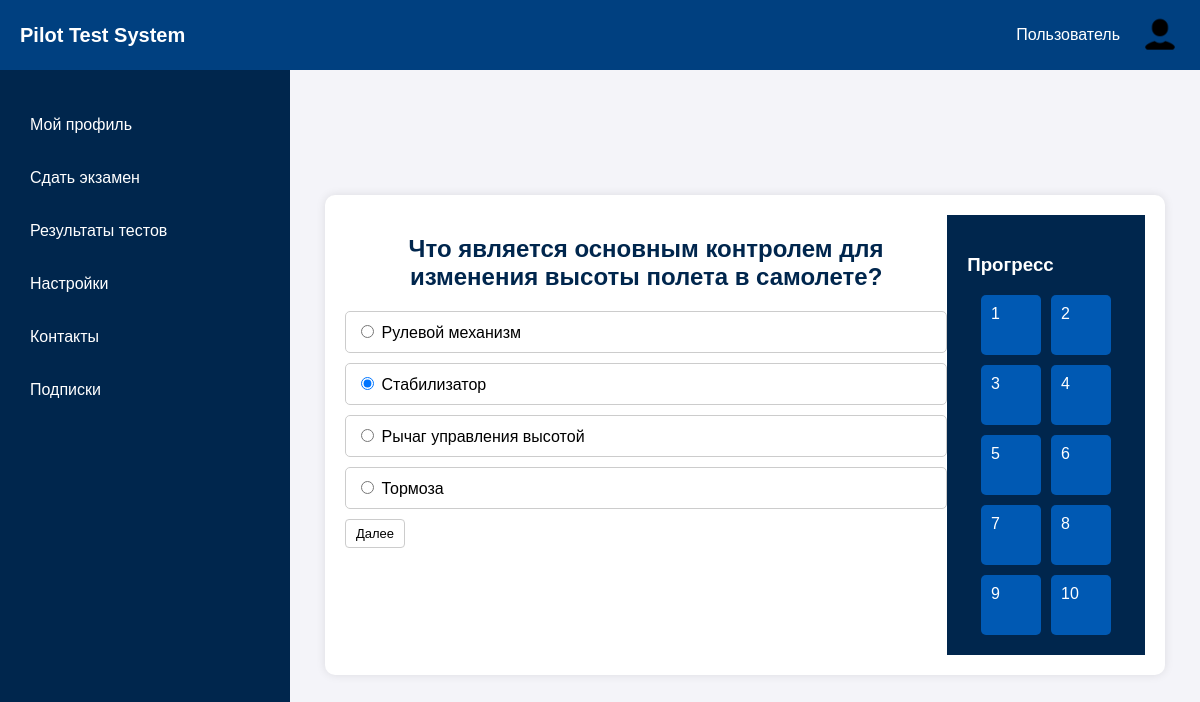
The page /exam/3/ (signed in) on the database its author committed.
### exams/models.py (models this page shows, shortened)
class Question(models.Model):
    exam = models.ForeignKey(Exam, related_name='questions', on_delete=models.CASCADE)
    text = models.TextField()

class UserAnswer(models.Model):
    user = models.ForeignKey(get_user_model(), on_delete=models.CASCADE)
    question = models.ForeignKey(Question, on_delete=models.CASCADE)
    selected_option = models.ForeignKey(Option, null=True, blank=True, on_delete=models.CASCADE)
    short_answer = models.TextField(null=True, blank=True)

class Option(models.Model):
    question = models.ForeignKey(Question, related_name='options', on_delete=models.CASCADE)
    text = models.CharField(max_length=255)
    is_correct = models.BooleanField(default=False)

### exams/views.py (the view, shortened to what this page needs)
# urls.py: path('exam/<int:exam_id>/', exam_detail, name='test_process'),
@login_required
def exam_detail(request, exam_id):
    exam = get_object_or_404(Exam, id=exam_id)
    questions = list(exam.questions.all().order_by('id'))
    question_id = request.GET.get('question_id')
    current_question = get_object_or_404(Question, id=question_id) if question_id else questions[0]
    user_answer = UserAnswer.objects.filter(user=request.user, question=current_question).first()
    return render(request, 'test_process.html', {
        'exam': exam,
        'current_question': current_question,
        'questions': questions,
        'user_answer': user_answer,
    })

### templates/test_process.html (shortened to what this page needs)
{% load static %}
<!DOCTYPE html>
<html lang="ru">
<head>
    <link rel="stylesheet" href="{% static 'main_style.css' %}">
</head>
<body>
    <header class="top-bar">
        <div class="logo">Pilot Test System</div>
        <div class="user-info">
            <span class="user-name">Пользователь</span>
            <img src="imgs/icon_user.png" alt="Фото профиля" class="user-photo">
        </div>
    </header>
    <div class="container">
        <aside class="sidebar">
            <nav>
                <ul>
                    <li><a href="{% url 'profile' %}">Мой профиль</a></li>
                    <li><a href="{% url 'tests' %}">Сдать экзамен</a></li>
                    <li><a href="test_result.html">Результаты тестов</a></li>
                    <li><a href="settings.html">Настройки</a></li>
                    <li><a href="contacts.html">Контакты</a></li>
                    <li><a href="subscriptions.html">Подписки</a></li>
                </ul>
            </nav>
        </aside>
           <main class="main-content">
            <div class="test-container">
                <form method="post" class="question-panel">
                    <h2 id="question-text">{{ current_question.text }}</h2>
                    <div class="options">
                        {% for option in current_question.options.all %}
                        <label>
                            <input type="radio" name="answer_{{ current_question.id }}" value="{{ option.id }}" {% if user_answer and user_answer.selected_option and option.id == user_answer.selected_option.id %} checked {% endif %}>
                            {{ option.text }}
                          </label>
                        {% endfor %}
                    </div>
                    {% with questions|last as last_question %}
                        {% if current_question.id == last_question.id %}
                            <button id="finish-btn" type="submit" name="action" value="finish">Завершить тест</button>
                        {% else %}
                            <button type="submit" name="action" value="next">Далее</button>
                        {% endif %}
                    {% endwith %}
                </form>
                <div class="sidebar">
                    <h3>Прогресс</h3>
                    <div id="question-list" class="question-list">
                        {% for question in questions %}
                        <a href="{% url 'test_process' exam.id %}?question_id={{ question.id }}" class="question-item {% if question.id == current_question.id %}active{% endif %}" data-question-id="{{ question.id }}">
                            {{ forloop.counter }}
                        </a>
                        {% endfor %}
                    </div>
                </div>
            </div>
        </main>
    </div>
</body>
</html>

### static/main_style.css (style rules this page uses)
body { font-family: Arial, sans-serif; margin: 0; padding: 0; background-color: #f4f4f9; display: flex; flex-direction: column; height: 100vh; }
.top-bar { display: flex; justify-content: space-between; align-items: center; background: #004080; color: white; padding: 15px 20px; }
.logo { font-size: 20px; font-weight: bold; }
.user-info { display: flex; align-items: center; }
.user-photo { width: 40px; height: 40px; border-radius: 50%; margin-left: 10px; }
.user-name { margin-right: 10px; color: white; }
.container { display: flex; flex: 1; }
.sidebar { width: 250px; background: #00264d; padding: 20px; color: white; }
.sidebar ul { list-style: none; padding: 0; }
.sidebar li { margin: 15px 0; }
.sidebar a { color: white; text-decoration: none; display: block; padding: 10px; border-radius: 5px; transition: 0.3s; }
.main-content { flex: 1; padding: 30px; }
h2 { text-align: center; color: #00264d; font-size: 22px; margin-bottom: 15px; }
button { padding: 6px 10px; border: 1px solid #ccc; border-radius: 4px; background: none; cursor: pointer; font-size: 13px; transition: 0.2s; }
h2 { font-size: 24px; color: #00264d; margin-bottom: 20px; }
.main-content { flex: 1; padding: 30px; display: flex; justify-content: center; align-items: center; }
.test-container { display: flex; background: white; padding: 20px; border-radius: 10px; box-shadow: 0 0 10px rgba(0, 0, 0, 0.1); width: 800px; }
.options label { display: block; margin: 10px 0; padding: 10px; border: 1px solid #ccc; border-radius: 5px; cursor: pointer; transition: 0.3s; }
.question-list { display: flex; flex-wrap: wrap; gap: 10px; justify-content: center; }
.question-item { width: 40px; height: 40px; display: flex; align-items: center; justify-content: center; border-radius: 5px; background: #0059b3; color: white; cursor: pointer; transition: 0.3s; }

### rows shown on the page
Question: text "Что является основным контролем для изменения высоты полета в самолете?"
Option: text "Рулевой механизм"
UserAnswer: selected_option_id "☐ Рулевой механизм", selected_option_id "☑ Стабилизатор", selected_option_id "☐ Рычаг управления высотой", selected_option_id "☐ Тормоза"
Option: text "Стабилизатор"
Option: text "Рычаг управления высотой"
Option: text "Тормоза"
